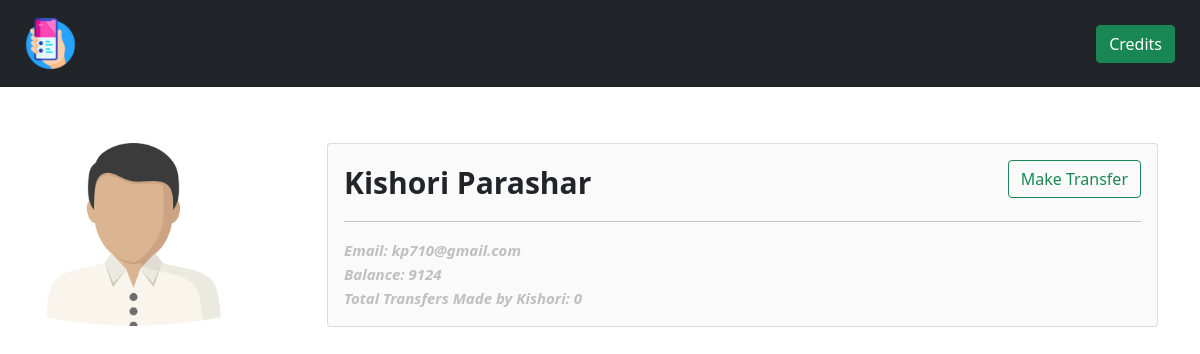
The app's page /customerDetail/6/ with its own data.
### accounts/models.py (models this page shows)
class Customer(models.Model):
    user = models.OneToOneField(User, related_name='userprofile', on_delete=models.CASCADE)
    first_name = models.CharField(max_length=200, null=False, default='')
    last_name = models.CharField(max_length=200, null=True)
    email = models.CharField(max_length=30, default='')
    current_balance = models.IntegerField(default=0)
    total_tranfers = models.IntegerField(default=0)

### accounts/views.py (the view)
# urls.py: path('customerDetail/<str:pk>/', views.customerDetail, name='customerDetail'),
def customerDetail(request, pk):
    customer = Customer.objects.get(pk=pk)
    return render(request, 'accounts/customerDetail.html',{'customer':customer})

### accounts/templates/accounts/customerDetail.html (shortened to what this page needs)
{% load static %}
<!DOCTYPE html>
<html lang="en">
<head>
    <link href="https://cdn.jsdelivr.net/npm/bootstrap@5.0.0/dist/css/bootstrap.min.css" rel="stylesheet">
</head>
<body>
    {% include 'accounts/navbar.html' %}
    <div class="container">
        <div class="row" style="margin-top: 5%;">
            <div class="col-3">
                <img width="70%" src="{% static 'img/profile.png' %}" alt="">
            </div>
            <div class="col-9">
                <div class="card" style="background-color: #fafafa;">
                    <div class="card-body">
                        <strong style="font-size: 30px;">{{customer.first_name}} {{customer.last_name}}</strong>
                        <a class="btn btn-outline-success " style="float:right;" href="{% url 'createTransfers' customer.id %}">Make Transfer</a> <br> <hr>
                        <small style="color: #bfbfbf;font-weight: bolder; font-style: italic; font-size: 15px;">Email: {{customer.email}}</small> <br>
                        <small style="color: #bfbfbf;font-weight: bolder; font-style: italic;font-size: 15px;">Balance: {{customer.current_balance}}</small> <br>
                        <small style="color: #bfbfbf;font-weight: bolder; font-style: italic;font-size: 15px;">Total Transfers Made by {{customer.first_name}}: {{customer.total_tranfers}}</small>
                    </div>
                </div>
            </div>
        </div>
    </div>
</body>
</html>

### records on screen
Customer: first_name "Kishori", last_name "Parashar", email "kp710@gmail.com", current_balance "9124", total_tranfers "0"
